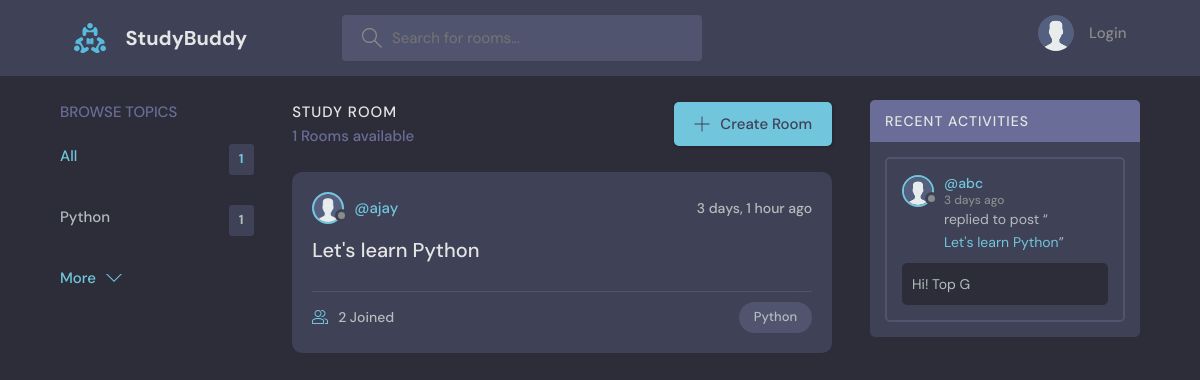
The page / on the database its author committed.
### base/models.py (models this page shows, shortened)
class Topic(models.Model):
    name = models.CharField(max_length=200)

class Room(models.Model):
    host = models.ForeignKey(User, on_delete=models.SET_NULL, null=True)
    topic = models.ForeignKey(Topic, on_delete=models.SET_NULL, null=True)
    name = models.CharField(max_length=200)
    description = models.TextField(null=True, blank=True)
    updated = models.DateTimeField(auto_now=True)
    created = models.DateTimeField(auto_now_add=True)
    participants = models.ManyToManyField(User, related_name='participants', blank=True)
    class Meta:
        ordering = ['-updated', '-created']
    def __str__(self):
        return self.name

class User(AbstractUser):
    username = models.CharField(max_length=20)
    name = models.CharField(max_length=200, null=True, blank=True)
    email = models.EmailField(unique=True)
    bio = models.TextField(null=True, blank=True)
    avatar = models.ImageField(default='avatar.jpg')
    USERNAME_FIELD = 'email'
    REQUIRED_FIELDS = [username, email]
    def __str__(self):
        return self.username

class Message(models.Model):
    user = models.ForeignKey(User, on_delete=models.CASCADE)
    room = models.ForeignKey(Room, on_delete=models.CASCADE)
    body = models.TextField()
    updated = models.DateTimeField(auto_now=True)
    created = models.DateTimeField(auto_now_add=True)
    class Meta:
        ordering = ['-updated', '-created']
    def __str__(self):
        return self.body[:50]

### base/views.py (the view)
# urls.py: 2. Add a URL to urlpatterns:  path('', views.home, name='home')
def home(request):
    q = request.GET['q'] if request.GET.get('q') != None else ''
    rooms = Room.objects.filter(Q(topic__name__icontains=q) | Q(name__icontains=q) | Q(description__icontains=q) | Q(host__username__icontains=q))
    topics = Topic.objects.all()[:5]
    room_messages = Message.objects.filter(Q(room__topic__name__icontains=q))
    context = {'rooms':rooms,'topics':topics, 'room_messages':room_messages, 'room_count': Room.objects.all().count()}
    return render(request, 'base/home.html', context)

### base/templates/base/home.html (shortened to what this page needs)
{%extends 'main.html'%}
{%block content%}
    <main class="layout layout--3">
      <div class="container">
        {%include 'base/topics_component.html' %}
        <div class="roomList">
          <div class="roomList__header">
            <div>
              <h2>Study Room</h2>
              <p>{{rooms.count}} Rooms available</p>
            </div>
            <a class="btn btn--main" href="{% url 'create-room' %}">
              <svg version="1.1" xmlns="http://www.w3.org/2000/svg" width="32" height="32" viewBox="0 0 32 32">
                <title>add</title>
                <path
                  d="M16.943 0.943h-1.885v14.115h-14.115v1.885h14.115v14.115h1.885v-14.115h14.115v-1.885h-14.115v-14.115z"
                ></path>
              </svg>
              Create Room
            </a>
          </div>
          {%include 'base/feed_component.html'%}
        </div>
        {%include 'base/activity_component.html'%}
      </div>
    </main>
{%endblock%}

### base/templates/base/topics_component.html
<div class="topics">
    <div class="topics__header">
      <h2>Browse Topics</h2>
    </div>
    <ul class="topics__list">
      <li>
        <a href="{%url 'home' %}" class="active">All <span>{{room_count}}</span></a>
      </li>
      {% for topic in topics %}
      <li>
        <a href="{% url 'home'%}?q={{ topic.name }}">{{ topic.name }}<span>{{ topic.room_set.all.count }}</span></a>
      </li>
      {% endfor %}
    </ul>
    <a class="btn btn--link" href="{%url 'topic'%}">
      More
      <svg version="1.1" xmlns="http://www.w3.org/2000/svg" width="32" height="32" viewBox="0 0 32 32">
        <title>chevron-down</title>
        <path d="M16 21l-13-13h-3l16 16 16-16h-3l-13 13z"></path>
      </svg>
    </a>
</div>

### base/templates/base/feed_component.html (shortened to what this page needs)
{%for room in rooms %}
          <div class="roomListRoom">
            <div class="roomListRoom__header">
              <a href="{%url 'user-profile' room.host.id %}" class="roomListRoom__author">
                <div class="avatar avatar--small">
                  <img src="{{room.host.avatar.url}}" />
                </div>
                <span>@{{room.host.username}}</span>
              </a>
              <div class="roomListRoom__actions">
                <span>{{room.updated|timesince}} ago</span>
              </div>
            </div>
            <div class="roomListRoom__content">
              <a href="{% url 'room' room.id %}">{{room.name}}</a>
            </div>
            <div class="roomListRoom__meta">
              <a href="{% url 'room' room.id %}" class="roomListRoom__joined">
                {{room.participants.all.count}} Joined
              </a>
              <p class="roomListRoom__topic">{{room.topic.name}}</p>
            </div>
          </div>
          {%endfor%}

### base/templates/base/activity_component.html (shortened to what this page needs)
<div class="activities">
    <div class="activities__header">
      <h2>Recent Activities</h2>
    </div>
    {%for message in room_messages %}
    <div class="activities__box">
      <div class="activities__boxHeader roomListRoom__header">
        <a href="{% url 'user-profile' message.user.id %}" class="roomListRoom__author">
          <div class="avatar avatar--small">
            <img src="{{message.user.avatar.url}}" />
          </div>
          <p>
            @{{message.user}}
            <span>{{message.created|timesince}} ago</span>
          </p>
        </a>
      </div>
      <div class="activities__boxContent">
        <p>replied to post “<a href="{% url 'room' message.room.id %}">{{message.room}}</a>”</p>
        <div class="activities__boxRoomContent">
          {{message}}
        </div>
      </div>
    </div>
    {%endfor%}
</div>

### rows shown on the page
Topic: name "Python", room_set.all.count "1"
Room: host.avatar (picture), host.username "ajay", updated "3 days, 1 hour", name "Let's learn Python", participants.all.count "2", topic.name "Python"
Message: user.avatar (placeholder picture), user "abc", created "3 days", room "Let's learn Python", body "Hi! Top G"

### other values the page prints
{{ room_count }} "1"
{{ rooms.count }} "1"
